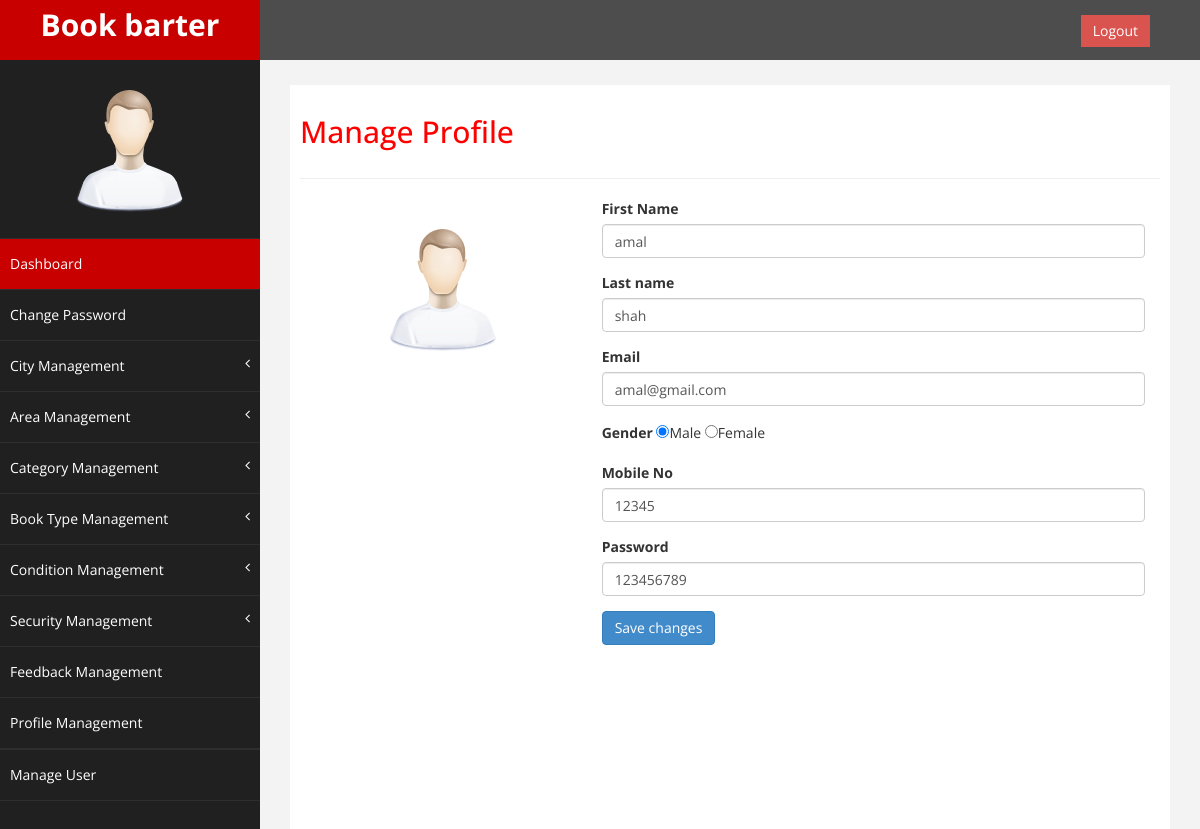
The page /admin/profilemanage.php (signed in) on the database its author committed.
### tables this page shows
CREATE TABLE `adminreg_table` (
  `id` int(20) NOT NULL,
  `uname` varchar(20) NOT NULL,
  `fname` varchar(255) NOT NULL,
  `lname` varchar(255) NOT NULL,
  `email` varchar(255) NOT NULL,
  `password` varchar(255) NOT NULL,
  `gender` tinyint(1) NOT NULL,
  `contact` int(10) NOT NULL
);

### admin/profilemanage.php (the view, shortened to what this page needs)
<?php
require "common/header.php";
require 'dbconnect.php';
 $uname=$_SESSION['uname'];
?>
    <div id="wrapper">
        <nav class="navbar navbar-default navbar-cls-top " role="navigation" style="margin-bottom: 0">
            <div class="navbar-header">
                <a class="navbar-brand" href="dashboard.php">Book barter</a>
            </div>
  <div style="color: white;
padding: 15px 50px 5px 50px;
float: right;
font-size: 16px;">  <a href="logout.php" class="btn btn-danger square-btn-adjust">Logout</a> </div>
        </nav>
          <?php
  require "common/navigation.php";
?>
			<?php $sql="SELECT * FROM `adminreg_table` WHERE `uname`='$uname'";
				  $res=mysqli_query($conn,$sql);
				  $row1=mysqli_fetch_assoc($res);?>
                  <div id="page-wrapper" >
            <div id="page-inner">
                <div class="row">
                    <div class="col-md-12">
                     <h2>Manage Profile</h2>
                    </div>
                </div>
                  <hr />
                  <div class="col-lg-4">
                      <img src="img/find_user.png" class="user-image img-responsive"/>
                    </div>
                  <div class="col-lg-8">
            <form role="form" action="profileupdate.php" method="post">
                    <div class="form-group">
                        <label for="disabledSelect">First Name</label>
                        <input class="form-control" type="text" placeholder="First Name" name="fn" value="<?php echo $row1["fname"];?>">
                    </div>
                    <div class="form-group">
                        <label for="disabledSelect">Last name </label>
               <input class="form-control" type="text" placeholder="Last Name" name="ln" value="<?php echo $row1["lname"];?>">
                    </div>
                     <div class="form-group">
                        <label for="disabledSelect">Email</label>
                        <input class="form-control" type="email" placeholder="Email" name="email" value=<?php echo $row1["email"];?>>
                    </div>
                     <div class="form-group">
                        <label for="disabledSelect">Gender</label>
                       <?php
						if($row1["gender"]==0)
						{
							echo"<input  type='radio' name='radio' value='Male' checked>Male
								 <input  type='radio' name='radio' value='Female' >Female";
						}
						else
						{
							echo "<input  type='radio' name='radio' value='Male' >Male
								 <input  type='radio' name='radio' value='Female' checked>Female";
						}
						?>
                    </div>
                    <div class="form-group">
                        <label for="disabledSelect">Mobile No</label>
                        <input class="form-control" type="text" placeholder="Mobile No" name="mo" value=<?php echo $row1["contact"];?>>
                    </div>
              <div class="form-group">
                 <label for="disabledSelect">Password</label>
                 <input class="form-control" type="text"  name="pass"  value="<?php echo $row1["password"];?>" required />
              </div>
              <div class="form-group">
                   <div class="control-group">
<div class="controls">
            <button type="submit" class="btn btn-primary" name="update">Save changes</button>
</div>
</div>
            </form>
  </div>
    <?php require "common/footer.php"; ?>

### admin/css/custom.css (style rules this page uses)
body { font-family: 'Open Sans', sans-serif; }
#wrapper { width: 100%; background:#202020; }
#page-wrapper { padding: 15px 15px; min-height: 600px; background:#F3F3F3; }
#page-inner { width:100%; margin:10px 20px 10px 0px; background-color:#fff!important; padding:10px; min-height:1200px; }
h2 { color: #f00; }
.square-btn-adjust { border: 0px solid transparent; -webkit-border-radius: 0px; -moz-border-radius: 0px; border-radius: 0px; }
.user-image { margin: 25px auto; -webkit-border-radius: 10px; -moz-border-radius: 10px; border-radius: 10px; max-height:170px; max-width:170px; }
.navbar-cls-top .navbar-brand { color: #fff; background: #C90000; width: 260px; text-align: center; height: 60px; font-size: 30px; font-weight: 700; }
.navbar-cls-top { background:#4D4D4D; border-bottom:none; }
.navbar-default { border:0px solid black; }
.navbar-header { background: #A70303; }
@media (min-width:768px) { #page-wrapper { margin: 0 0 0 260px; padding: 15px 30px; min-height: 1200px; } }
@media (min-width:768px) { .navbar { border-radius: 0px; } }

### rows shown on the page
adminreg_table: fn "amal", ln "shah", email "amal@gmail.com", mo "12345", pass "123456789"
